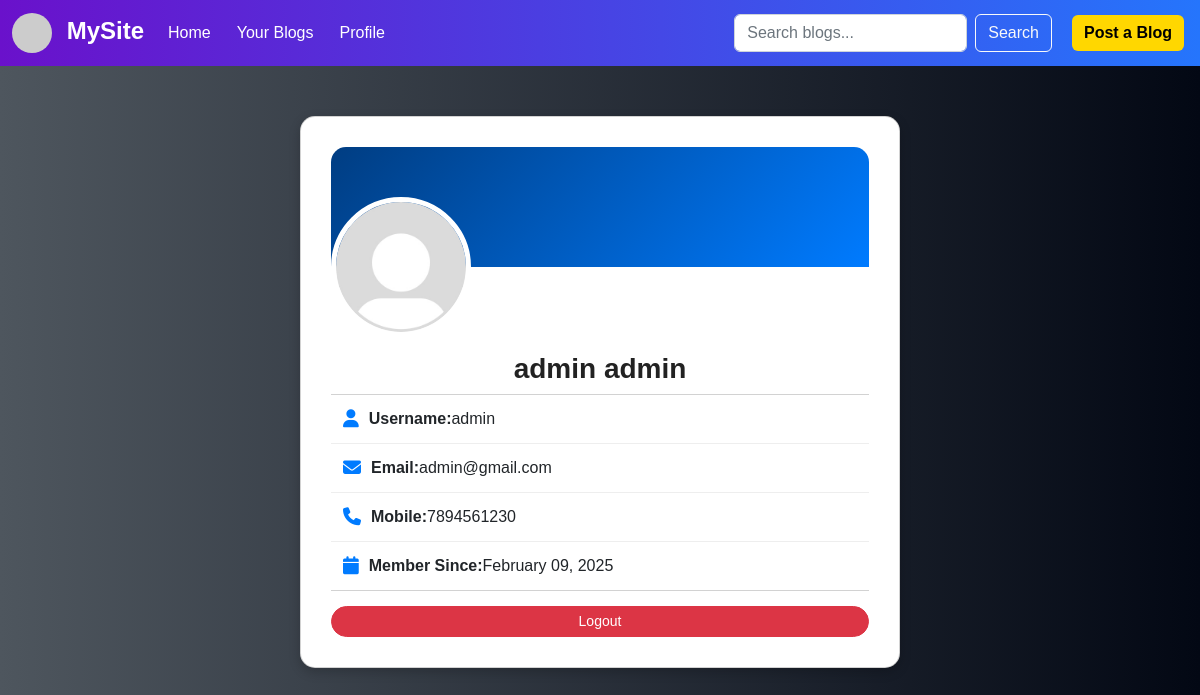
Page /auth/profile/ (signed in) on the committed database.
### accounts/models.py (models this page shows, shortened)
class User (AbstractUser):
    id = models.UUIDField(primary_key= True , default= uuid.uuid4 , editable=False)
    username = models.CharField(max_length=50 , unique=True)
    password = models.CharField(max_length=50)
    mobileno = models.CharField(max_length=10, validators=[MinLengthValidator(10)] , unique=True )
    email = models.EmailField(unique=True)
    profile_image = models.ImageField(upload_to='profile_images/' , blank=True , null= True)
    objects = Usermanager()
    USERNAME_FIELD = 'username'
    REQUIRED_FIELDS = ['email' , 'first_name' , 'last_name' , 'mobileno']
    def get_profile_image_url(self):
        if self.profile_image and hasattr(self.profile_image, 'url'):
            return self.profile_image.url
        return "/static/images/default-profile.jpg"  # Replace with your actual default image path

### accounts/views.py (the view)
# urls.py: path('auth/profile/', profile ,  name='profile' ),
def profile(request):
    if not request.user.is_authenticated:
        return redirect('loginuser')
    return render(request, 'accounts/profile.html', {
        'user': request.user,
        'profile_image_url': request.user.get_profile_image_url()  # Use the safe method
    })

### accounts/templates/accounts/profile.html (shortened to what this page needs)
{% extends "base.html" %}
{% block content %}
<div class="container">
    <div class="profile-container card">
        <div class="profile-header"></div>
            <img src="{{ user.get_profile_image_url }}" alt="Profile Picture" class="profile-img" data-bs-toggle="modal" data-bs-target="#imageModal">
        <div class="profile-info">
            <h3>{{ user.first_name }} {{ user.last_name }}</h3>
        </div>
        <div class="list-group list-group-flush">
            <div class="list-group-item profile-details"><i class="fas fa-user"></i> <strong>Username:</strong> {{ user.username }}</div>
            <div class="list-group-item profile-details"><i class="fas fa-envelope"></i> <strong>Email:</strong> {{ user.email }}</div>
            <div class="list-group-item profile-details"><i class="fas fa-phone"></i> <strong>Mobile:</strong> {{ user.mobileno }}</div>
            <div class="list-group-item profile-details"><i class="fas fa-calendar"></i> <strong>Member Since:</strong> {{ user.date_joined|date:"F d, Y" }}</div>
        </div>
        <a href="{% url 'logoutuser' %}" class="btn btn-danger btn-sm logout-btn">Logout</a>
    </div>
</div>
{% endblock content %}

### accounts/templates/accounts/profile.html (style rules this page uses)
body { background: linear-gradient(to right, #4e565e, #030814); font-family: 'Poppins', sans-serif; }
.profile-container { max-width: 600px; margin: 50px auto; background: white; border-radius: 15px; box-shadow: 0 4px 12px rgba(0, 0, 0, 0.2); text-align: center; padding: 30px; position: relative; }
.profile-header { background: linear-gradient(135deg, #003d82, #007bff); height: 120px; border-radius: 15px 15px 0 0; }
.profile-img { width: 140px; height: 140px; object-fit: cover; border-radius: 50%; border: 5px solid white; margin-top: -70px; cursor: pointer; transition: transform 0.3s ease-in-out; }
.profile-info h3 { font-weight: 700; color: #222; margin-top: 15px; }
.profile-details { padding: 12px; font-size: 16px; border-bottom: 1px solid #eee; display: flex; align-items: center; justify-content: start; }
.profile-details:last-child { border-bottom: none; }
.profile-details i { font-size: 18px; margin-right: 10px; color: #007bff; }
.logout-btn { margin-top: 15px; background-color: #dc3545; border-radius: 20px; transition: all 0.3s ease-in-out; }

### rows in the picture
User: first_name "admin", last_name "admin", username "admin", email "admin@gmail.com", mobileno "7894561230", date_joined "February 09, 2025"
